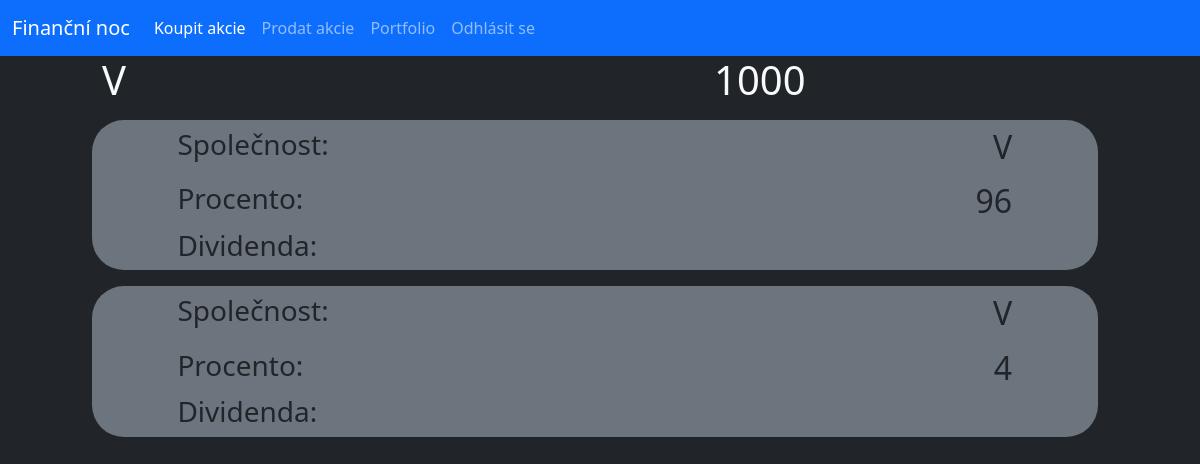
Page /user (signed in) on the earlier database version.
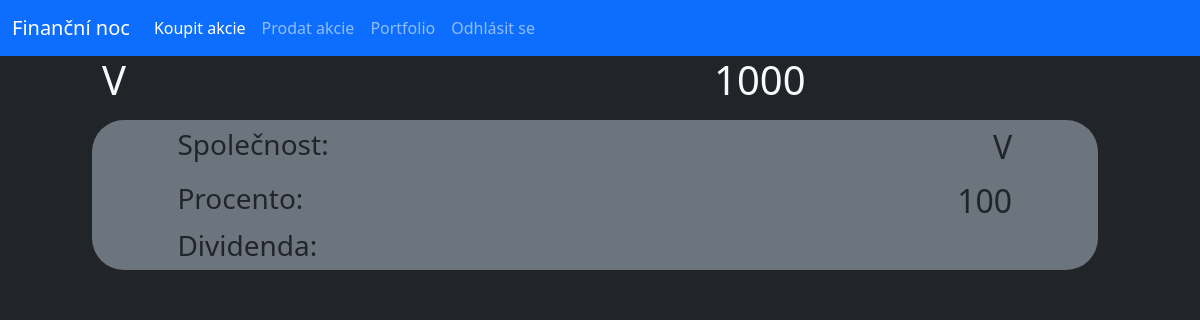
Same page on the later database version.
### database.py (models this page shows, shortened)
class User(db.Model):
    _id = db.Column("id", db.Integer, primary_key=True)
    name = db.Column(db.String(40))
    money = db.Column(db.Integer)
    password = db.Column(db.String(70))

class Stock(db.Model):
    _id = db.Column("id", db.Integer, primary_key=True)
    owner = db.Column(db.String(40))
    name = db.Column(db.String(40))
    percentage = db.Column(db.Integer)
    isSelling = db.Column(db.Boolean)

### router.py (the view)
@app.route("/user")
def user():
    if "user" in session:
        usr = session["user"]
        user = User.query.filter_by(name=usr).first()
        stocks = Stock.query.filter_by(owner=usr).all()
        return render_template("user.html", usr=user, logged=True, stocks=stocks)
    else:
        return redirect(url_for("home"))

### templates/user.html
{% extends "main.html" %}
{% block content %}
    <div class="row">
        <div class="col offset-1"><h1 class="text-light">{{usr.name}}</h1></div>
        <div class="col offset-1"><h1 class="text-light">{{usr.money}}</h1></div>
    </div>
    {% for stock in stocks%}
    <div class="row py-2">
        <div class="col-offset-1 col-11">
            <div class="conteiner offset-1 bg-secondary rounded-5">
                <div class="row py-2">
                    <div class="col-4 offset-1"><h3>Společnost:</h3></div>
                    <div class="col-6"><h2 class="text-end">{{stock.name}}</h2></div>
                </div>
                <div class="row">
                    <div class="col-4 offset-1"><h3>Procento:</h3></div>
                    <div class="col-6"><h2 class="text-end">{{stock.percentage}}</h2></div>
                </div>
                <div class="row">
                    <div class="col-4 offset-1"><h3>Dividenda:</h3></div>
                    <div class="col-6"><h2 class="text-end">{{stock.dividend}}</h2></div>
                </div>
            </div>
        </div>
    </div>
    {% endfor %}
{% endblock%}

### templates/main.html (shortened to what this page needs)
<!doctype html>
<html lang="en">
  <head>
    <link href="https://cdn.jsdelivr.net/npm/bootstrap@5.3.3/dist/css/bootstrap.min.css" rel="stylesheet">
  </head>
  <body class="bg-dark">
    <nav class="navbar navbar-expand-lg bg-primary navbar-dark">
        <div class="container-fluid">
          <a class="navbar-brand" href="/">Finanční noc</a>
          <div class="collapse navbar-collapse" id="navbarNav">
            <ul class="navbar-nav">
                <li class="nav-item">
                    <a class="nav-link active" aria-current="page" href="/buy">Koupit akcie</a>
                </li>
                <li class="nav-item">
                    <a class="nav-link" href="/sell">Prodat akcie</a>
                </li>
                <li class="nav-item">
                    <a class="nav-link" href="/user">Portfolio</a>
                </li>
                {% if logged %}
                <li class="nav-item">
                  <a class="nav-link" href="/logout">Odhlásit se</a>
                {% else %}
                <li class="nav-item">
                  <a class="nav-link" href="/login">Přihlásit se</a>
                {%endif%}
              </li>
            </ul>
          </div>
        </div>
      </nav>
      {% block content %} {% endblock%}
  </body>
</html>

Differences in the rows shown:
removed Stock: name "V", percentage "4"
changed Stock: percentage "96" → "100"
